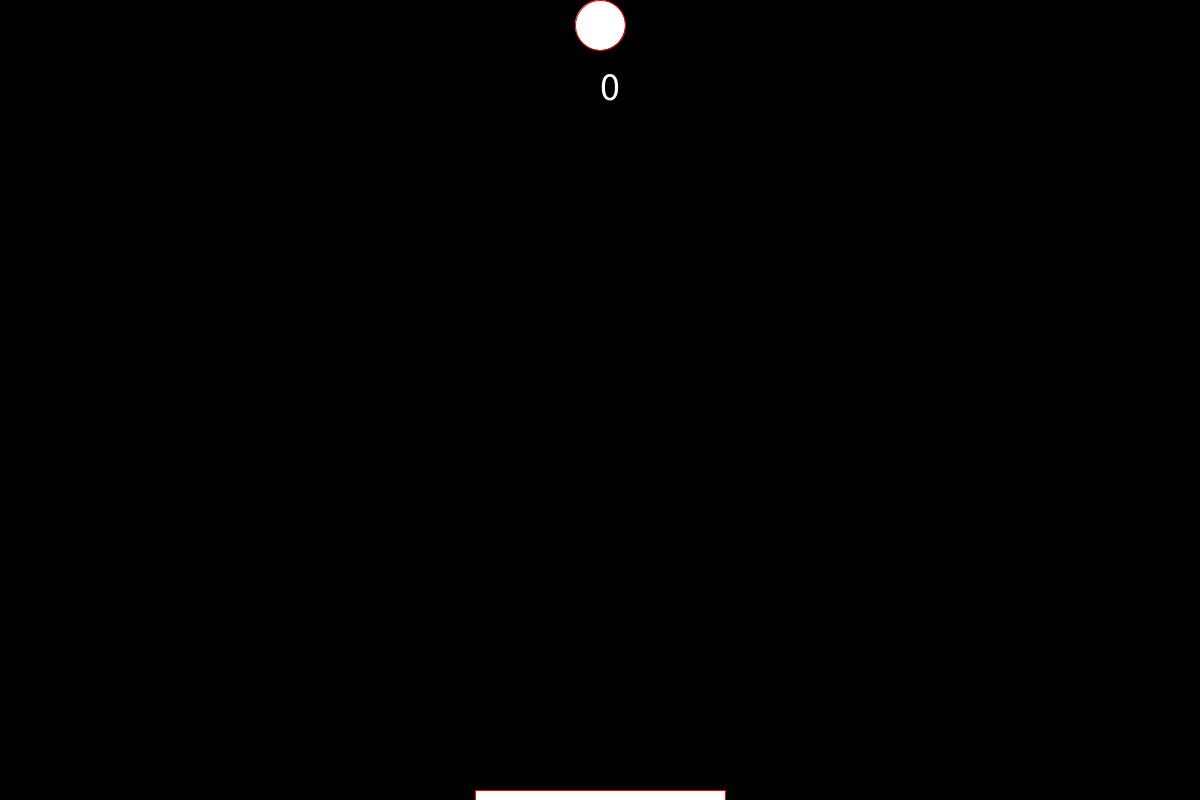
Frame 1 (no input)
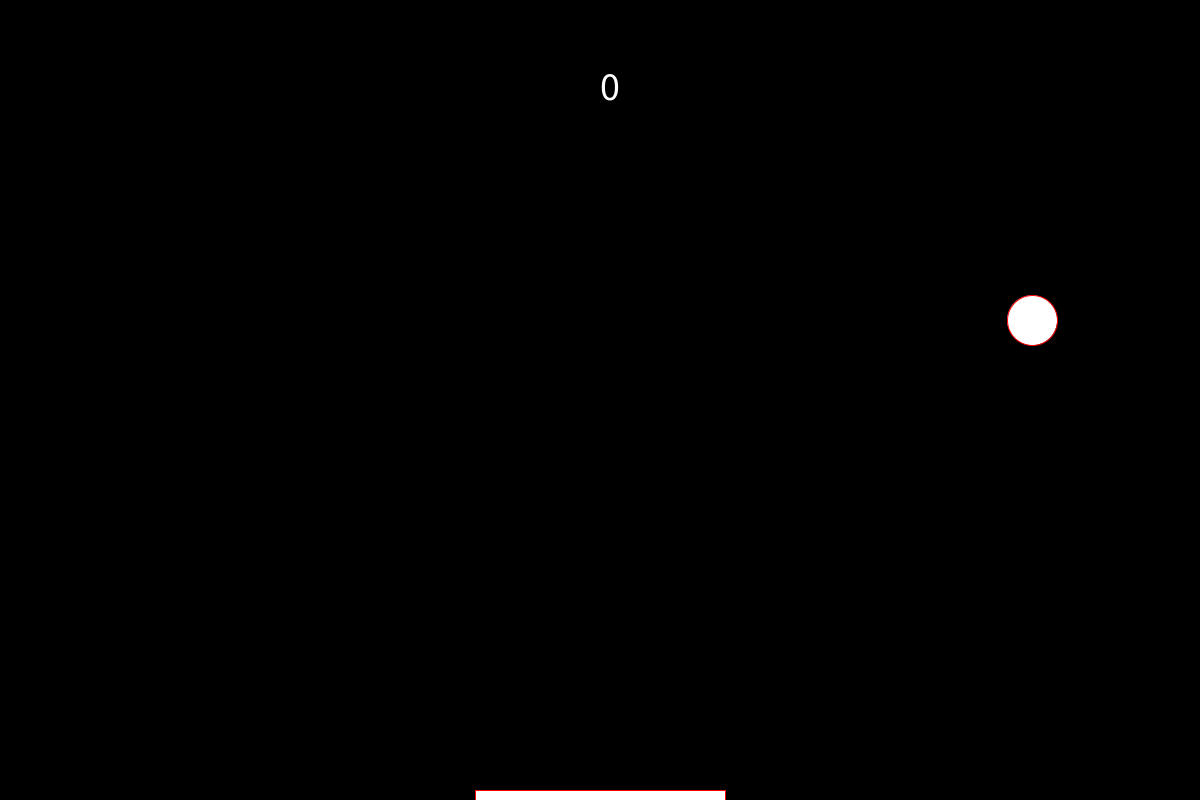
Frame 60 (the mouse pressed at the canvas centre just before this capture)
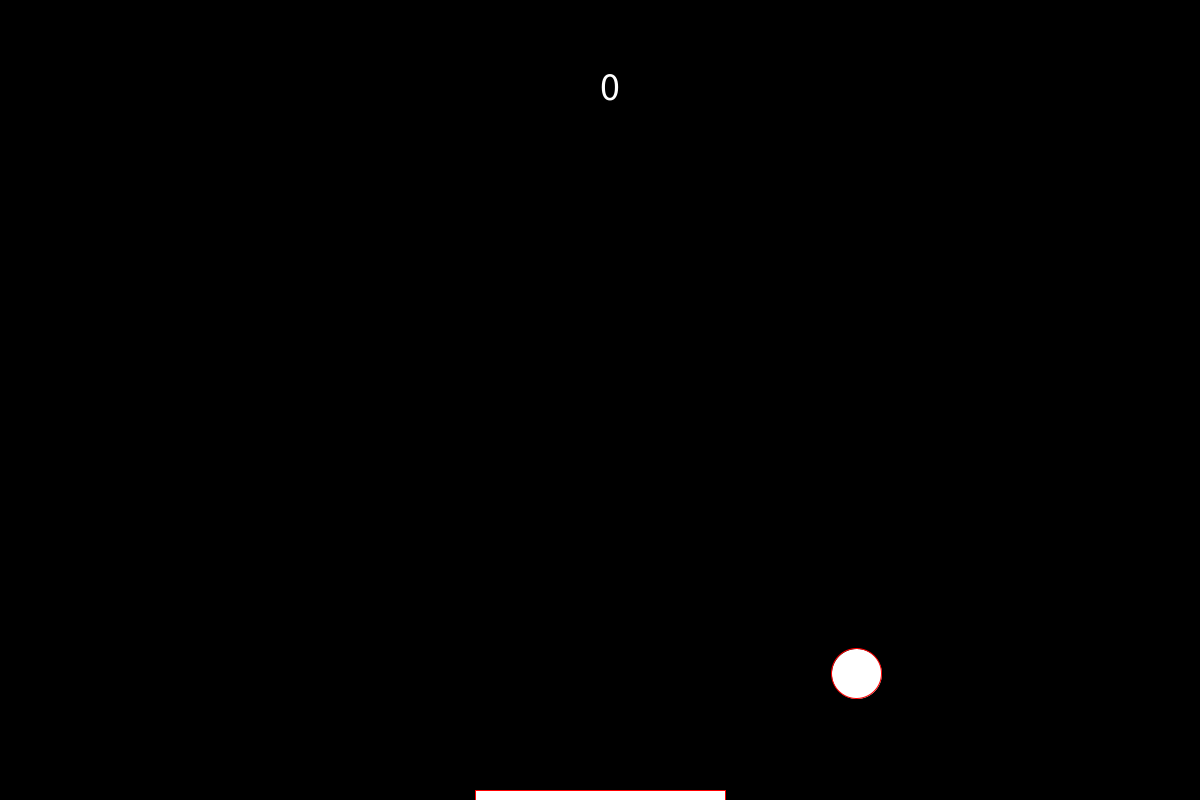
Frame 120 (the mouse held since frame 60 and released just before this capture)

The Processing sketch that drew these frames (run headless with seeded random() and noise(); from frame 60 on, the mouse is pressed at the canvas centre):

// Processing sketch: pong
// ── pong.pde
void setup()
{
  size(1200, 800);
  background (0);
  fill (255);
  stroke(255, 0, 0);
}
boolean gameover = false;
int xpaddle = 600;
float xball = 600;
float y = 25;
float xvel = random(3,9);
float yvel = random(3,9);
int score = 0;
void draw()
{
  if (gameover == false)
  {
    background (0);
    textSize(40);
    text(score, 600, 100);
    rect(xpaddle - 125, 790, 250, 10);
    if (keyPressed)
    {
      if (key == CODED)
      {
        if (xpaddle > 125 & keyCode == LEFT)
        {
          xpaddle= xpaddle - 12;
        }
        if (xpaddle < 1075 & keyCode == RIGHT)
        {
          xpaddle = xpaddle + 12;
        }
      }
    }
    xvel = xvel +.01;
    yvel = yvel + .01;
    ellipse(xball,y,50,50);
    xball = xball + xvel;
    y = y + yvel;
    if(xball <= 25)
    {
      xvel = -xvel;
    } //abbie is a butt
    if (xball >= 1175)
    {
      xvel = -xvel;
    }
    if (y <= 25)
    {
      yvel = -yvel;
    }
    if (y >= 775)
    {
      if (abs(xball - xpaddle) < 150)
      {
        yvel = -yvel;
        score = score + 1;
      }
      else
      {
        xball = 600;
        y = 25;
        xvel = 0;
        yvel = 0;
        xpaddle = 0;
        textSize(50);
        text ("Game Over, Press B to Play Again", 200, 400);
        gameover = true;
      }
    }
    if (xvel > 0)
    {
      xvel = xvel + .005;
    }
    else if (xvel < 0)
    {
      xvel = xvel -.005;
    }
    if (yvel > 0)
    {
      yvel = yvel + .005;
    }
    else if (yvel < 0)
    {
      yvel = yvel -.005;
    }
  }
  else if (gameover == true)
  {
    if(keyPressed)
    {
       if(key == 'b' | key =='B')
       {
         score = 0;
         xpaddle = 600;
         y = 25;
         xball = 600;
         xvel = random(3,9);
         yvel = random(3,9);
         gameover = false;
       }
     }
   }
}  
    
